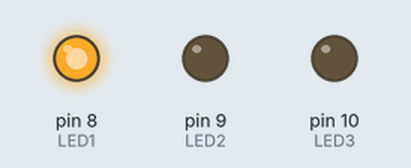
Simulated run of this sketch. Board: Arduino Uno, built with avr-gcc and run on an emulated ATmega328P. On the bench: output pins drawn as LEDs (lit = HIGH).

Above: at 0.1 s.
At 1.1 s:
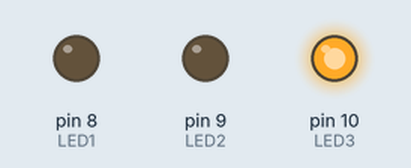
At 2.7 s:
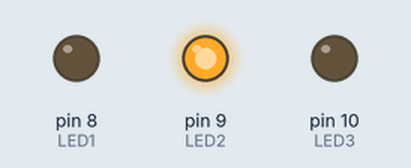
Timing chart, 0 to 3.0 s (numbered marks = the images above):
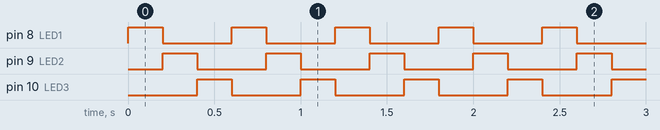

The sketch:

LED3.ino
```cpp
// 跑馬燈範例程式一

const byte LED1 = 8;
const byte LED2 = 9;
const byte LED3 = 10;
void setup() {
  // 三個 LED 接腳都設定成「輸出」
  pinMode(LED1, OUTPUT);
  pinMode(LED2, OUTPUT);
  pinMode(LED3, OUTPUT);
}
void loop() {
  digitalWrite(LED1, HIGH);   // 點亮第一個 LED
  digitalWrite(LED2, LOW);    // 熄滅第二個 LED
  digitalWrite(LED3, LOW);    // 熄滅第三個 LED
  delay(200);      	      // 持續 0.1 秒
  digitalWrite(LED1, LOW);
  digitalWrite(LED2, HIGH);    // 點亮第二個 LED
  digitalWrite(LED3, LOW);
  delay(200);
  digitalWrite(LED1, LOW);
  digitalWrite(LED2, LOW);
  digitalWrite(LED3, HIGH);    // 點亮第三個 LED
  delay(200);
}
```

Measured:
- by itself, pin 8 (LED1), pin 9 (LED2), pin 10 (LED3): alternates HIGH for 0.20 s and LOW for 0.40 s
- by itself, everything shown: repeats every 0.60 s, in 3 steps
